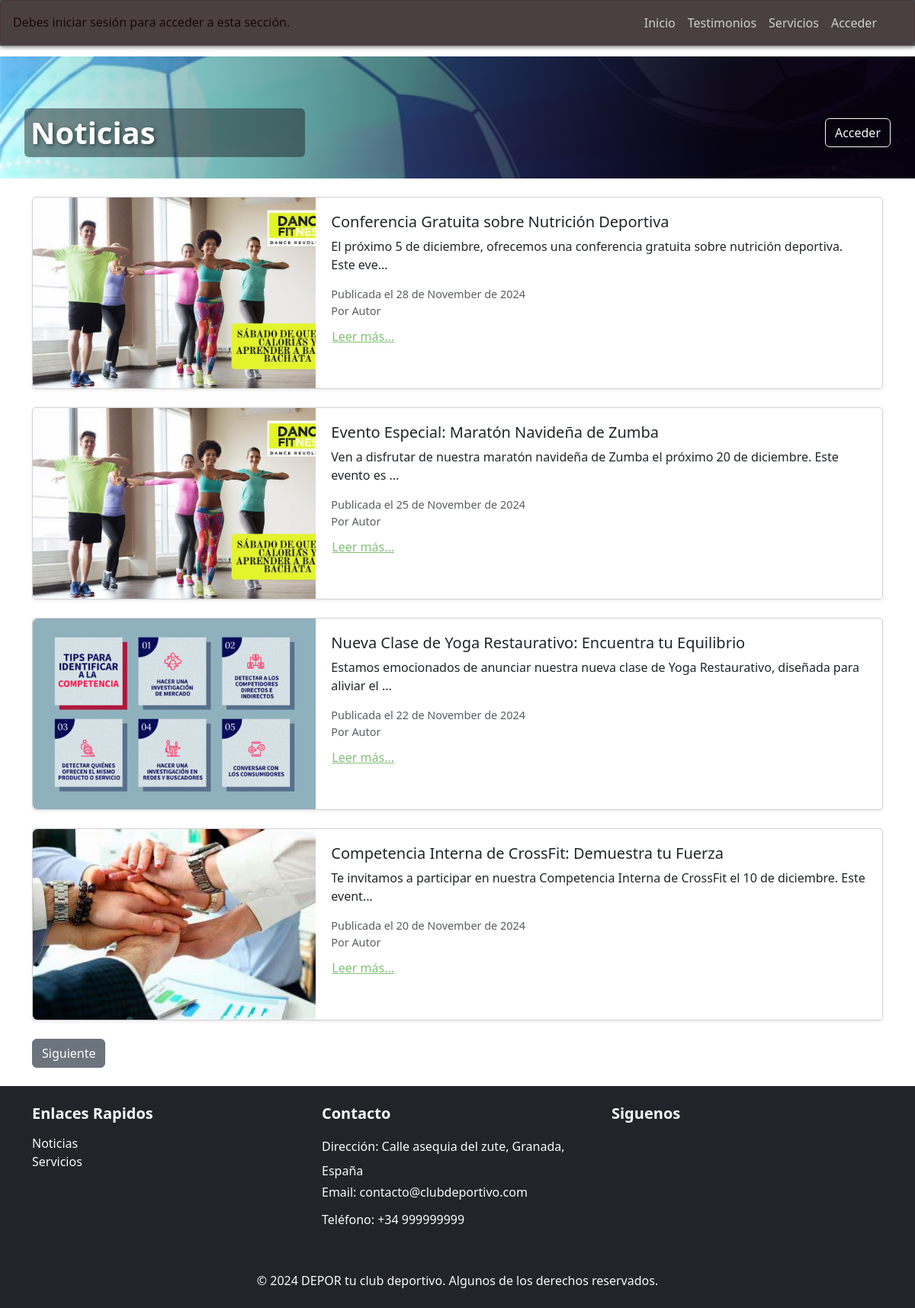
Before: /noticias/index.php with the older database file.
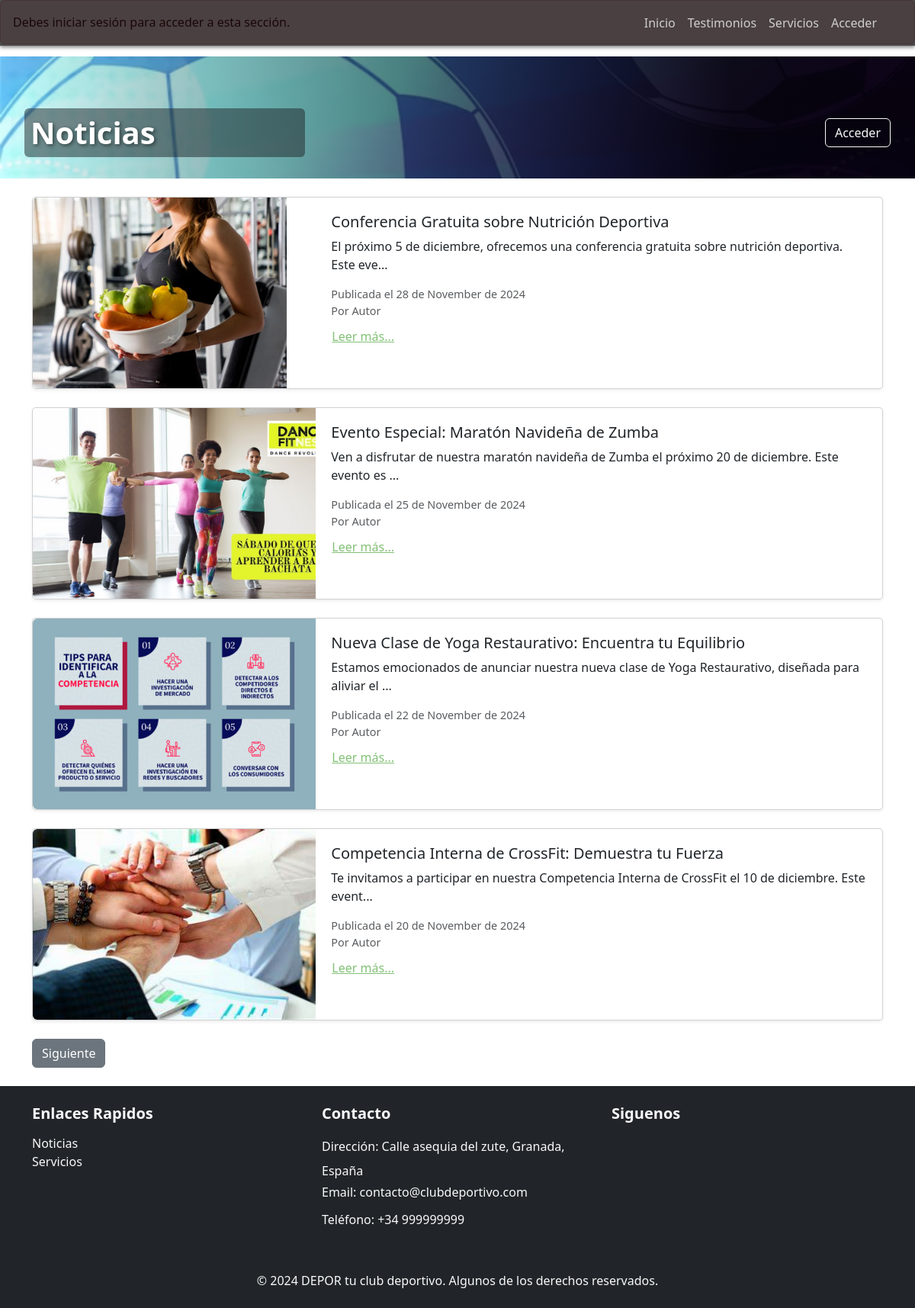
After: the same page with the newer database file.
### tables this page shows
CREATE TABLE `noticia` (
  `id` int(11) NOT NULL,
  `titulo` varchar(100) NOT NULL,
  `contenido` text NOT NULL,
  `imagen` varchar(100) DEFAULT NULL,
  `fecha_publicacion` date NOT NULL
);

### funciones/funcionesNoticias.php (called while the page is built, shortened)
<?php
    function obtenerNoticiasPaginadas($conexion, $paginaActual, $noticiasPorPagina) {
        $offset = ($paginaActual - 1) * $noticiasPorPagina;
        $fechaActual = date('Y-m-d');
        $sentencia = "SELECT * FROM noticia
                      WHERE fecha_publicacion <= ?
                      ORDER BY fecha_publicacion DESC
                      LIMIT ? OFFSET ?";
        $consulta = $conexion->prepare($sentencia);
        $consulta->bind_param('sii', $fechaActual, $noticiasPorPagina, $offset);
        if ($consulta->execute() === false) {
            die("Error en la ejecución de la consulta: " . $consulta->error);
        }
        $id = $titulo = $contenido = $imagen = $fecha_publicacion = null;
        $consulta->bind_result($id, $titulo, $contenido, $imagen, $fecha_publicacion);
        $noticias = array();
        while ($consulta->fetch()) {
            $noticias[] = array(
                'id' => $id,
                'titulo' => $titulo,
                'contenido' => $contenido,
                'imagen' => $imagen,
                'fecha_publicacion' => $fecha_publicacion
            );
        }
        return $noticias;
    }
    function totalNoticias($conexion) {
        $fechaActual = date('Y-m-d');
        $sentencia = "SELECT count(*) FROM noticia WHERE fecha_publicacion <= ?";
        $consulta = $conexion->prepare($sentencia);
        $consulta->bind_param('s', $fechaActual);
        if ($consulta->execute() === false) {
            die("Error en la ejecución de la consulta: " . $consulta->error);
        }
        $totalNoticias=0;
        $consulta->bind_result($totalNoticias);
        return $totalNoticias;
    }
?>

### noticias/index.php (the view, shortened to what this page needs)
<?php
    require_once "../config/init.php";
    require_once "../funciones/funcionesNoticias.php";
?>
<!DOCTYPE html>
<html lang="en">
<head>
    <link href="https://cdn.jsdelivr.net/npm/bootstrap@5.3.3/dist/css/bootstrap.min.css" rel="stylesheet">
    <link rel="stylesheet" href="../assets/css/otros.css">
</head>
<body>
    <?php
        $nivel = 1;
        $titulo = "Noticias";
        require_once "../requires/cabecera.php"
    ?>
    <main>
        <section class="container py-4 seccion_noticias">
            <?php
                $xNoticiasPorPagina = 4;
                if(isset($_GET['pagina'])){
                    $paginaActual =(int)$_GET['pagina'];
                }else{
                    $paginaActual = 1;
                }
                $totalNoticias = totalNoticias($conexion);
                $totalPaginas = (int)($totalNoticias / $xNoticiasPorPagina);
                if ($totalNoticias % $xNoticiasPorPagina > 0) {
                    $totalPaginas++;
                }
                $noticias = obtenerNoticiasPaginadas($conexion, $paginaActual, $xNoticiasPorPagina);
                foreach ($noticias as $noticia) {
                    echo '<div class="noticia card mb-4 shadow-sm">';
                    echo '<div class="row g-0">';
                        echo "<div class='noticia-img col-md-4'>";
                        echo "<img src='../{$noticia['imagen']}' class='img-fluid rounded-start' alt='Noticia'>";
                        echo "</div>";
                        echo '<div class="noticia-contenido col-md-8">';
                        echo '<div class="card-body">';
                            echo "<h5 class='card-title'>{$noticia['titulo']}</h5>";
                            echo "<p class='card-text'>" . substr($noticia['contenido'], 0, 100) . "...</p>";
                            echo "<p class='fecha text-muted'>Publicada el " . date('d \d\e F \d\e Y', strtotime($noticia['fecha_publicacion'])) . "</p>";
                            echo "<p class='autor text-muted'>Por Autor</p>";
                            echo '<a href="ver.php?id=' . $noticia['id'] . '"  class="btn btn-link">Leer más...</a>';
                        echo '</div>';
                        echo '</div>';
                    echo '</div>';
                    echo '</div>';
                }
                echo '<div class="d-flex justify-content-between mt-4">';
                if ($paginaActual < $totalPaginas) {
                    echo '<a href="?pagina=' . ($paginaActual + 1) . '" class="btn btn-secondary">Siguiente</a>';
                }
                echo '</div>';
            ?>
        </section>
    </main>
    <?php
        include('../requires/footer.php');
    ?>
</body>
</html>

### requires/cabecera.php (shortened to what this page needs)
<?php
    if (!isset($_SESSION['usuario'])) {
        $secciones_permitidas = ['Testimonios', 'Servicios', 'Acceder', 'Inicio'];
        if (!in_array($titulo, $secciones_permitidas)) {
            echo "<div class='alert alert-danger'>Debes iniciar sesión para acceder a esta sección.</div>";
        }
    }
?>
<header class="header-principal pb-0">
    <?php
        if ($nivel == 0) {
            require_once "requires/menu.php";
        } else if ($nivel == 1) {
            require_once "../requires/menu.php";
        }
    ?>
    <div class="container-fluid py-3">
        <div class="row align-items-center g-3">
            <div class="col-md-4">
                <div class="texto-cabecera text-start bg-dark bg-opacity-50 p-2 rounded">
                    <?php
                        if ($nivel == 0) {
                            echo '<h1 class="m-0 fw-bold text-white">Depor</h1>';
                            echo '<h2 class="h6 m-0 text-white">Tu club deportivo.</h2>';
                        }
                        else if ($nivel == 1) {
                            echo "<h1 class='h4 m-0 fw-bold text-white'>" . $titulo . "</h1>";
                        }
                    ?>
                </div>
            </div>
            <div class="col-md-8">
                <div class="session-info d-flex justify-content-end align-items-center gap-3">
                    <?php
                    if (isset($_SESSION['nombre'])) {
                        $salir_path = ($nivel == 0) ? "acceder/cerrar_sesion.php" : "../acceder/cerrar_sesion.php";
                        echo '
                        <div class="d-flex align-items-center gap-2">
                            <span class="text-white">Bienvenido <strong>'.htmlspecialchars($_SESSION['nombre']).'</strong></span>
                            <div class="vr text-white opacity-50"></div>
                            <a href="'.$salir_path.'" class="btn btn-outline-light" title="Cerrar sesión">
                                <i class="bi bi-box-arrow-right"></i> Cerrar sesión de '.htmlspecialchars($_SESSION['tipo_usuario']).'
                            </a>
                        </div>';
                    } else {
                        $acceder_path = ($nivel == 0) ? "acceder/" : "../acceder/";
                        echo '
                        <a href="'.$acceder_path.'" class="btn btn-outline-light">
                            <i class="bi bi-box-arrow-in-right"></i> Acceder
                        </a>';
                    }
                    ?>
                </div>
            </div>
        </div>
    </div>
</header>

### requires/menu.php (shortened to what this page needs)
<nav class="navbar navbar-expand-lg fixed-top">
    <div class="container">
        <?php
            $prefijo = ($nivel === 0) ? "" : "../";
        ?>
        <div class="collapse navbar-collapse" id="navbarNav">
            <ul class="navbar-nav ms-auto">
                <?php if (!isset($_SESSION['usuario'])): ?>
                    <li class="nav-item"><a href="<?= $prefijo ?>index.php" class="nav-link">Inicio</a></li>
                    <li class="nav-item"><a href="<?= $prefijo ?>testimonios/" class="nav-link">Testimonios</a></li>
                    <li class="nav-item"><a href="<?= $prefijo ?>servicios/" class="nav-link">Servicios</a></li>
                    <li class="nav-item"><a href="<?= $prefijo ?>acceder/" class="nav-link">Acceder</a></li>
                <?php endif; ?>
            </ul>
        </div>
    </div>
</nav>

### requires/footer.php (shortened to what this page needs)
<footer class="bg-dark text-light py-4">
    <div class="container">
        <div class="row">
            <div class="col-md-4 mb-3">
                <h5>Enlaces Rapidos</h5>
                <ul class="list-unstyled">
                    <li><a href="/noticias/index.php" class="text-light text-decoration-none">Noticias</a></li>
                    <li><a href="/servicios.php" class="text-light text-decoration-none">Servicios</a></li>
                </ul>
            </div>
            <div class="col-md-4 mb-3">
                <h5>Contacto</h5>
                <ul class="list-unstyled">
                    <li><i class="bi bi-geo-alt-fill"></i> Dirección: Calle asequia del zute, Granada, España</li>
                    <li><i class="bi bi-envelope-fill"></i> Email: contacto@clubdeportivo.com</li>
                    <li><i class="bi bi-telephone-fill"></i> Teléfono: +34 999999999</li>
                </ul>
            </div>
            <div class="col-md-4 mb-3">
                <h5>Siguenos</h5>
            </div>
        </div>
        <div class="text-center mt-3">
            <p class="mb-0">&copy; 2024 DEPOR tu club deportivo. Algunos de los derechos reservados.</p>
        </div>
    </div>
</footer>

### assets/css/otros.css (style rules this page uses)
body { margin: 0; padding: 0; }
.header-principal { background-image: linear-gradient(to right, rgba(0, 0, 0, 0) 0%, rgba(0, 0, 0, 0.901) 80%), url("../img/fondo1.avif"); background-size: cover; background-position: center; color: white; text-align: center; padding: 40px 20px; padding-bottom: 0px; height: 20vh; display: flex; flex-direction: column; justify-content: center; align-items: center; }
.header-principal h1 { font-size: 2.5rem; font-weight: bold; margin: 0; text-shadow: 2px 2px 5px rgba(0, 0, 0, 0.5); }
.navbar { background-color: rgba(0, 0, 0, 0.7); position: fixed; top: 0; width: 100%; z-index: 1000; padding: 10px 20px; box-shadow: 0 2px 5px rgba(0, 0, 0, 0.5); }
.navbar ul li a { color: rgb(206, 206, 206); }
section { padding: 40px 140px; }
.noticia { margin-bottom: 20px; padding: 0; border-radius: 5px; box-shadow: 0 4px 8px rgba(0, 0, 0, 0.2); overflow: hidden; }
.noticia-img img { height: 250px; object-fit: cover; }
.noticia-contenido .card-body { padding: 20px; }
.noticia-contenido .fecha, .noticia-contenido .autor { color: gray; margin: 0; font-size: 0.9rem; }
.noticia-contenido a { color: rgb(130, 192, 117); display: inline-block; padding: 10px 0; }
footer { background-color: #212529; color: #f8f9fa; }
footer h5 { font-weight: bold; margin-bottom: 15px; }
footer a { transition: color 0.3s; }

Changed rows visible on the page:
changed noticia "Conferencia Gratuita sobre Nutrición Deportiva": imagen: a different picture
